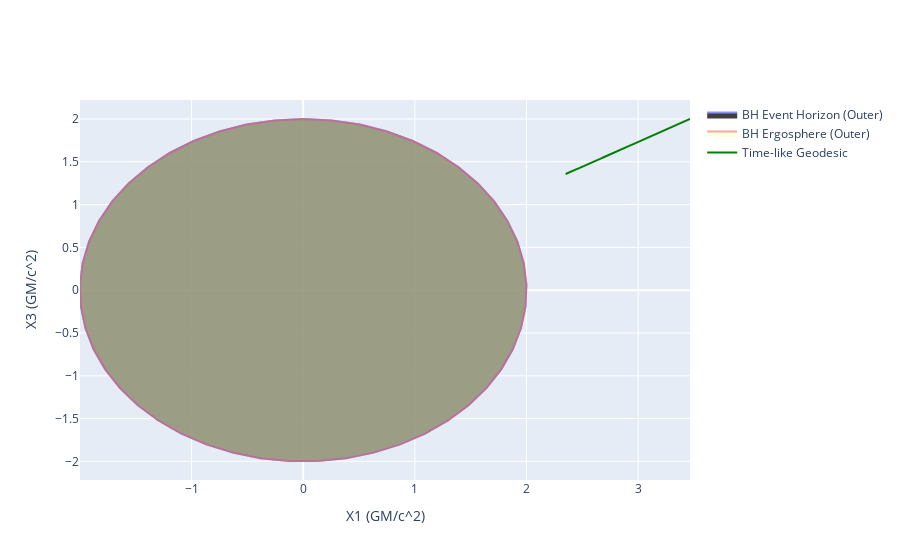

Notebook code cell kept with this figure:
### Code cell
gpl.clear()
gpl.plot2D(geod, coordinates=(1, 3), color="green")
gpl.show()
